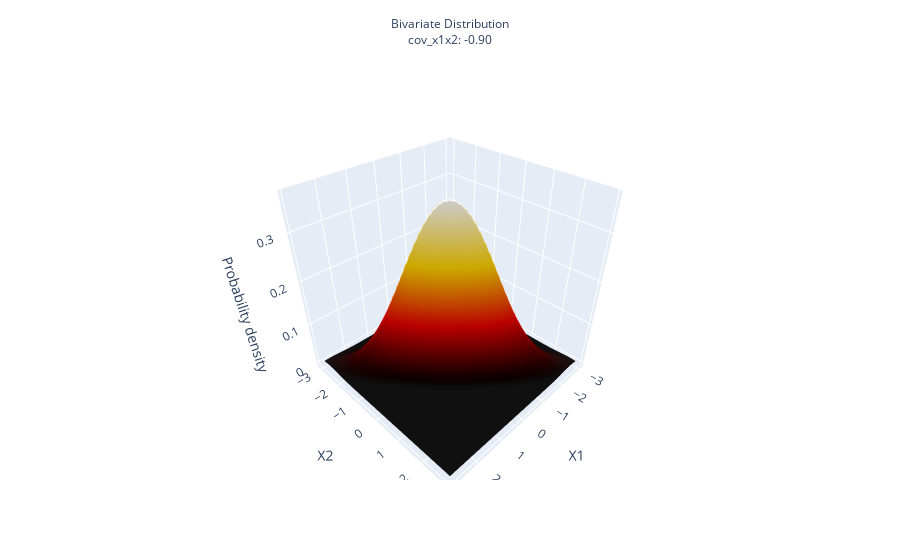

Here is the notebook cell this chart was saved with:
### Code cell
# Negative Covariance - pdf chnages with respect to covariance
fig = go.Figure(
    go.Surface(
        z=neg_cov_gen[2],
        x=x1,
        y=x2,
        colorscale='Hot',
        showscale=False
    )
)
fig.update_layout(
    {
        "title": dict(
            text=f"Bivariate Distribution<br>cov_x1x2: {neg_cov[0][1]:.2f}",
            y=0.95,
            x=0.5,
            xanchor="center",
            yanchor="top",
            font=dict(size=12)
        ), 
        "scene":dict(
            xaxis=dict(title='X1'),
            yaxis=dict(title='X2'),
            zaxis=dict(title='Probability density')
        ),
        "xaxis": dict(title="Values"),
        "yaxis": dict(title="Probability Density"),
    }
)

### Figure 1 — Plotly figure (JSON) as saved in the notebook; plotly's stock layout.template omitted (floating-point values rounded to 4 significant figures; data arrays with more than 128 entries replaced by an {"elided": "..."} marker saying what was removed)
{"data": [{"colorscale": [[0, "rgb(0,0,0)"], [0.3333, "rgb(230,0,0)"], [0.6667, "rgb(255,210,0)"], [1, "rgb(255,255,255)"]], "showscale": false, "type": "surface", "x": {"elided": "60x60 float values"}, "y": {"elided": "60x60 float values"}, "z": {"elided": "60x60 float values"}}], "layout": {"scene": {"xaxis": {"title": {"text": "X1"}}, "yaxis": {"title": {"text": "X2"}}, "zaxis": {"title": {"text": "Probability density"}}}, "title": {"font": {"size": 12}, "text": "Bivariate Distribution<br>cov_x1x2: -0.90", "x": 0.5, "xanchor": "center", "y": 0.95, "yanchor": "top"}, "xaxis": {"title": {"text": "Values"}}, "yaxis": {"title": {"text": "Probability Density"}}}}
